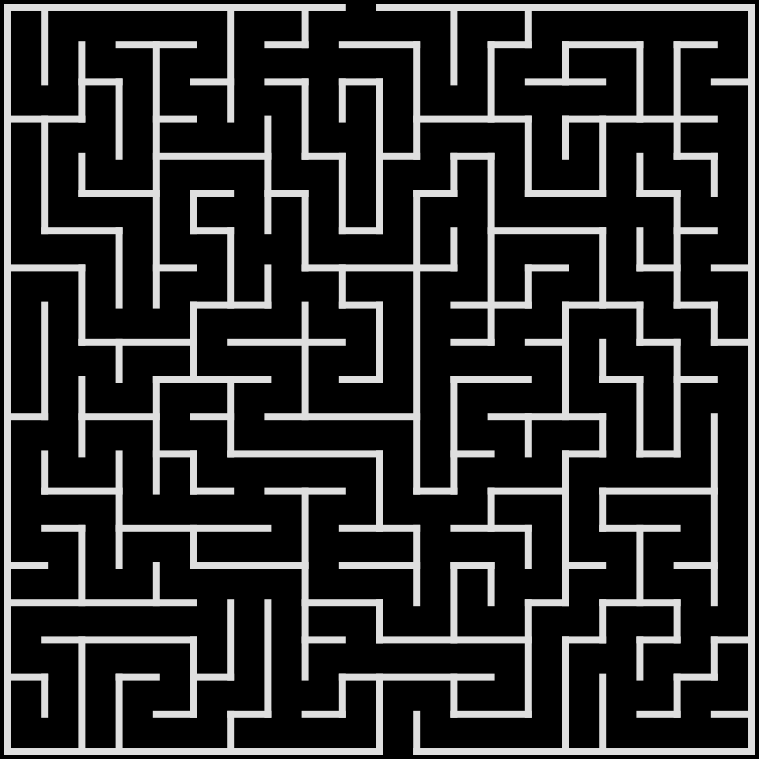
#> input picture tp2/img/square_maze.png, 759 x 759 px
$ jupyter execute --allow-errors roadmaps.ipynb
#> lines starting #> are read from the running program, lines starting #| are printed output that depends on the picture; after the words box and inside, x2 and y2 are one past the last pixel; in counts of white or black regions, pixels touching at a corner belong together
[cell 1]
# Execute essa célula se é a primeira vez que você usa esse notebook
# pip install opencv-python

[cell 2]
import numpy as np
import matplotlib.pyplot as plt
from coppeliasim_zmqremoteapi_client import RemoteAPIClient

import matplotlib.image as mpimg
import networkx as nx

import cv2

#> (a cell that did not finish here is left out)

[cell 4]
def Rz(theta):
    return np.array([[ np.cos(theta), -np.sin(theta), 0 ],
                      [ np.sin(theta), np.cos(theta) , 0 ],
                      [ 0            , 0             , 1 ]])

#> (a cell that did not finish here is left out)

**Escolha a cena a ser usada abaixo:**

[cell 6]
scenes = {
    'cave': {
        'img': 'img/cave.png',
        'dilation': 5,
        'dims': (20, 20),
        'cell size': 0.5,
    },
    'square maze': {
        'img': 'img/square_maze.png',
        'dilation': 3,
        'dims': (50, 50),
        'cell size': 0.8,
    },
    'walls': {
        'img': 'img/walls.png',
        'dilation': 1,
        'dims': (13, 13),
        'cell size': 0.25,
    },
}

# scene = 'cave'
scene = 'square maze'
# scene = 'walls'

## Roadmaps
Implementação de roadmaps para **robô holonômico**.

[cell 7]
fig = plt.figure(figsize=(5,5), dpi=100)
ax = fig.add_subplot(111, aspect='equal')

source_img = mpimg.imread(scenes[scene]['img'])
#> source_img is the input picture: shape (759, 759) float32; min 0, max 0.875, mean 0.174
source_img = source_img.copy()

threshold = 0.5
source_img[source_img >= threshold] = 1
source_img[source_img < threshold] = 0
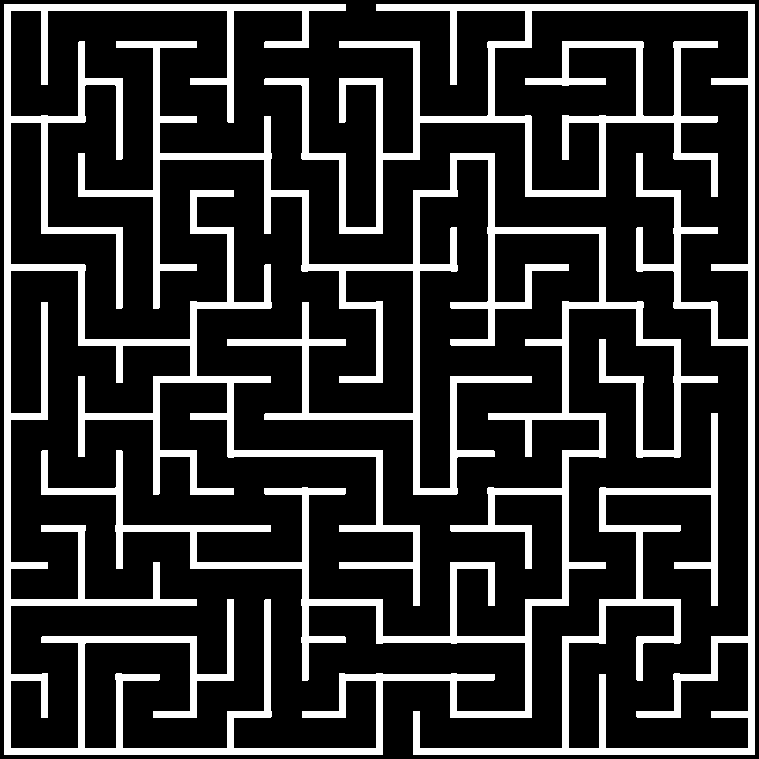
#> source_img: shape (759, 759) float32; values 0 (black) and 1 (white), 19.9% white; 2 white regions, box (x1, y1, x2, y2) and area: (4, 4, 718, 755) 78937, (264, 4, 755, 755) 35852

ax.imshow(source_img, cmap='Greys', origin='upper')
source_img.shape
#> Out = (759, 759)

Ao escolher o caminho o qual o robô irá percorrer, corremos o risco de não considerarmos o diâmetro do robô. Para resolver esse problema, **dilatamos os obstáculos** do mapa original. Assim, garantimos que o caminho escolhido não fará o robô se chocar com obstáculos.

[cell 8]
fig = plt.figure(figsize=(5,5), dpi=100)
ax = fig.add_subplot(111, aspect='equal')

# Tamanho da dilatação.
dilation_size = scenes[scene]['dilation']

# Dilata os obstáculos
img_uint8 = (source_img * 255).astype(np.uint8)
selem = cv2.getStructuringElement(cv2.MORPH_RECT, (2*dilation_size + 1, 2*dilation_size + 1))
img= cv2.dilate(img_uint8, selem)
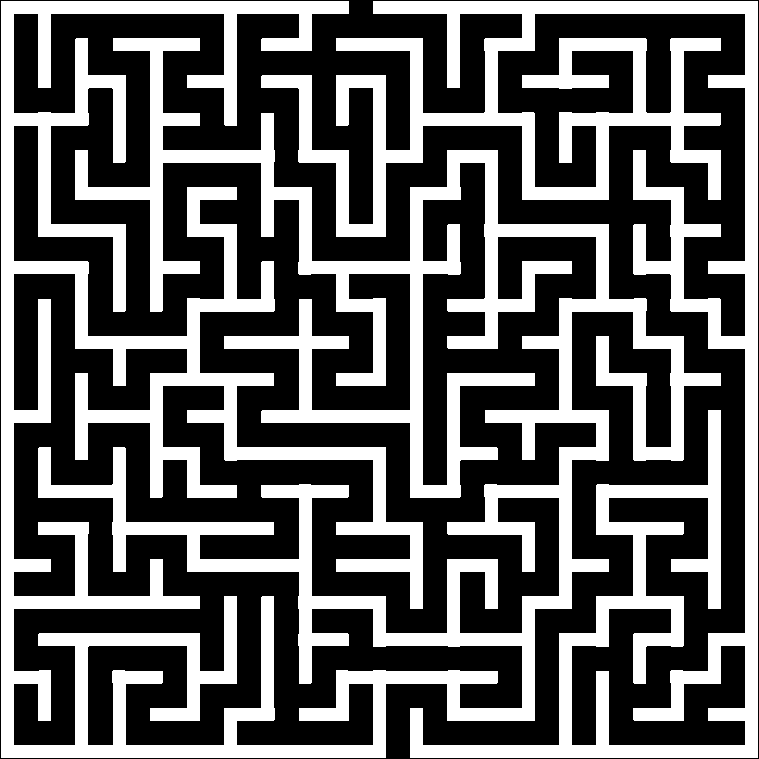
#> img: shape (759, 759); 37% white; 2 white regions, box (x1, y1, x2, y2) and area: (1, 1, 721, 758) 146713, (261, 1, 758, 758) 66674

# Converte a imagem para o formato original
img = img.astype(np.float32) / 255

ax.imshow(img, cmap='Greys', origin='upper')
img.shape # Perceba que o tamanho da imagem continua o mesmo
#> Out = (759, 759)

Com o mapa, criamos o grafo de posições livres, ou seja, posições que o robô pode ocupar sem se chocar com um obstáculo.

[cell 9]
# Dimensões do mapa informado em metros (X, Y)
map_dims = np.array(scenes[scene]['dims'])
cell_size = scenes[scene]['cell size']

# Escala Pixel/Metro
sy, sx = img.shape / map_dims
#> sy = 15.18; sx = 15.18

rows, cols = (map_dims / cell_size).astype(int)
grid = np.zeros((rows, cols))

# Preenchendo o Grid
# Cada célula recebe o somatório dos valores dos Pixels
for r in range(rows):
    for c in range(cols):

        xi = int(c*cell_size*sx)
        xf = int(xi + cell_size*sx)

        yi = int(r*cell_size*sy)
        yf = int(yi + cell_size*sy)

        grid[r, c] = np.sum(img[yi:yf,xi:xf])
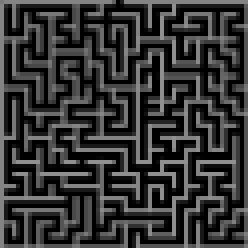
#> grid: shape (62, 62) float64 (shown 4 times larger); min 0, max 144, mean 52.1

# Binarizando as células como Ocupadas (1) ou Não-ocupadas (0)
grid[grid >= threshold] = 1
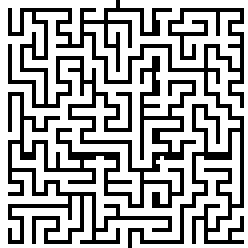
#> grid: shape (62, 62) float64 (shown 4 times larger); values 0 (black) and 1 (white), 67% white; black in thin lines or dots
grid[grid < threshold] = 0

# Criando o Grafo para o nosso Grid

# Criando vértices em todas as células
G = nx.grid_2d_graph(rows, cols)

# Removendo células que estão em células marcas com obstáculos
for r in range(rows):
    for c in range(cols):
        if grid[r][c] == 1:
            G.remove_node((r,c))

# Adicionando arestas diagonais
for node in G.nodes():
    r, c = node
    diagonal_neighbors = [(r-1, c-1), (r-1, c+1), (r+1, c-1), (r+1, c+1)]
    # Adicionamos uma aresta diagonal somente se o vizinho entre as células é livre
    for neighbor in diagonal_neighbors:
        if not neighbor in G.nodes():
            continue
        if (r, neighbor[1]) in G.nodes() and (neighbor[0], c) in G.nodes():
            G.add_edge(node, neighbor)

pos = {node:(node[1]*cell_size+cell_size/2, map_dims[0]-node[0]*cell_size-cell_size/2) for node in G.nodes()}

$ run again, with tp2/img/circular_maze.png copied over tp2/img/square_maze.png
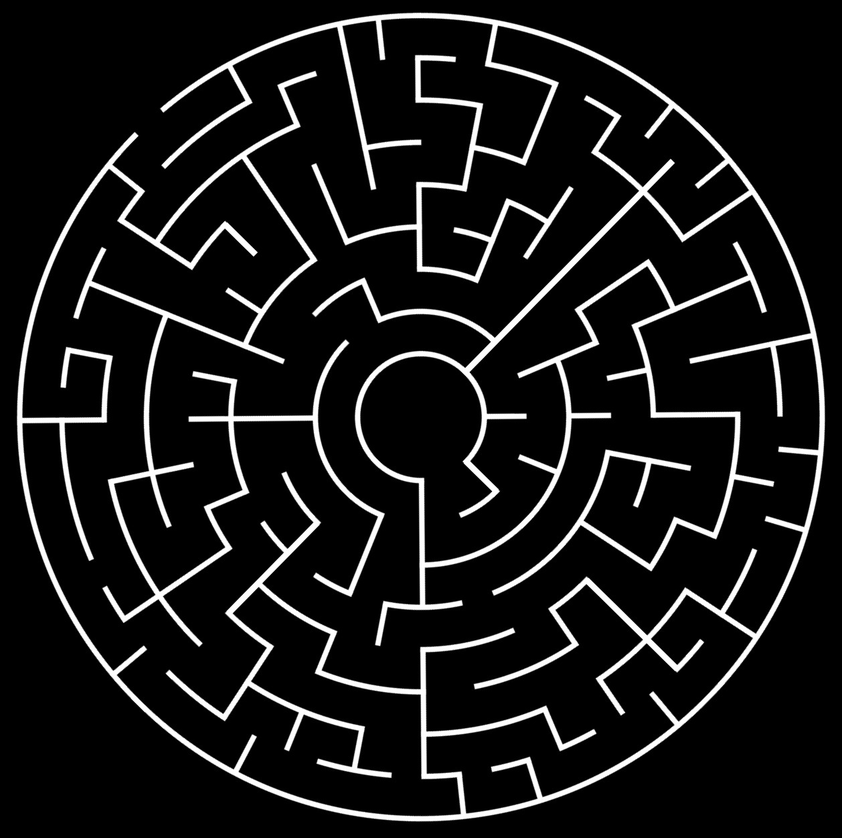
#> input picture tp2/img/circular_maze.png, 842 x 838 px, shrunk from 1258 x 1251 before the run
#> source_img is the input picture: shape (838, 842) float32; min 0, max 1, mean 0.0959
#> `source_img[source_img < threshold] = 0`:
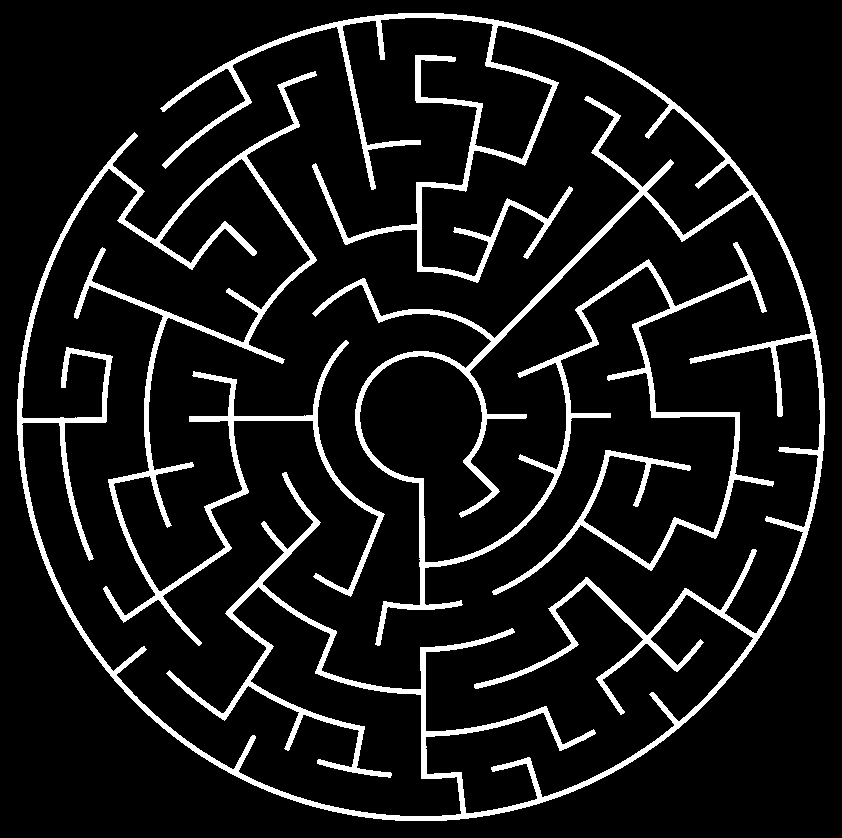
#> source_img: shape (838, 842) float32; values 0 (black) and 1 (white), 9.6% white; 1 white region, box (x1, y1, x2, y2) and area: (17, 13, 825, 821) 67541
#> `grid[grid >= threshold] = 1`:
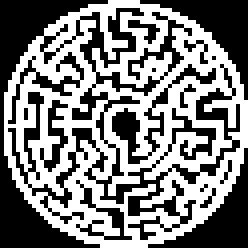
#> grid: shape (62, 62) float64 (shown 4 times larger); values 0 (black) and 1 (white), 50.2% white; 16 black regions (9 under 20 px), largest, box (x1, y1, x2, y2) and area: (0, 0, 60, 62) 1168, (35, 0, 62, 25) 205, (37, 37, 62, 62) 193

$ run again, with tp2/img/icex-terceiro.jpg saved as tp2/img/square_maze.png
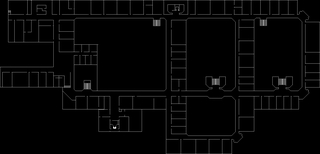
#> input picture tp2/img/icex-terceiro.jpg, 320 x 154 px
#> source_img is the input picture: shape (154, 320) float32; min 0, max 0.929, mean 0.0229
#> `source_img[source_img < threshold] = 0`:
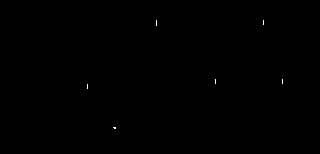
#> source_img: shape (154, 320) float32; values 0 (black) and 1 (white), 0.06% white in thin lines or dots, all inside (x1, y1, x2, y2) = (87, 20, 283, 129)
#> `grid[grid >= threshold] = 1`:
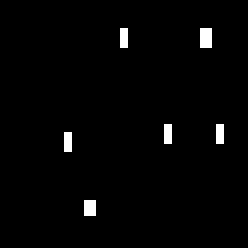
#> grid: shape (62, 62) float64 (shown 4 times larger); values 0 (black) and 1 (white), 1.7% white in thin lines or dots, all inside (x1, y1, x2, y2) = (16, 7, 56, 54)
